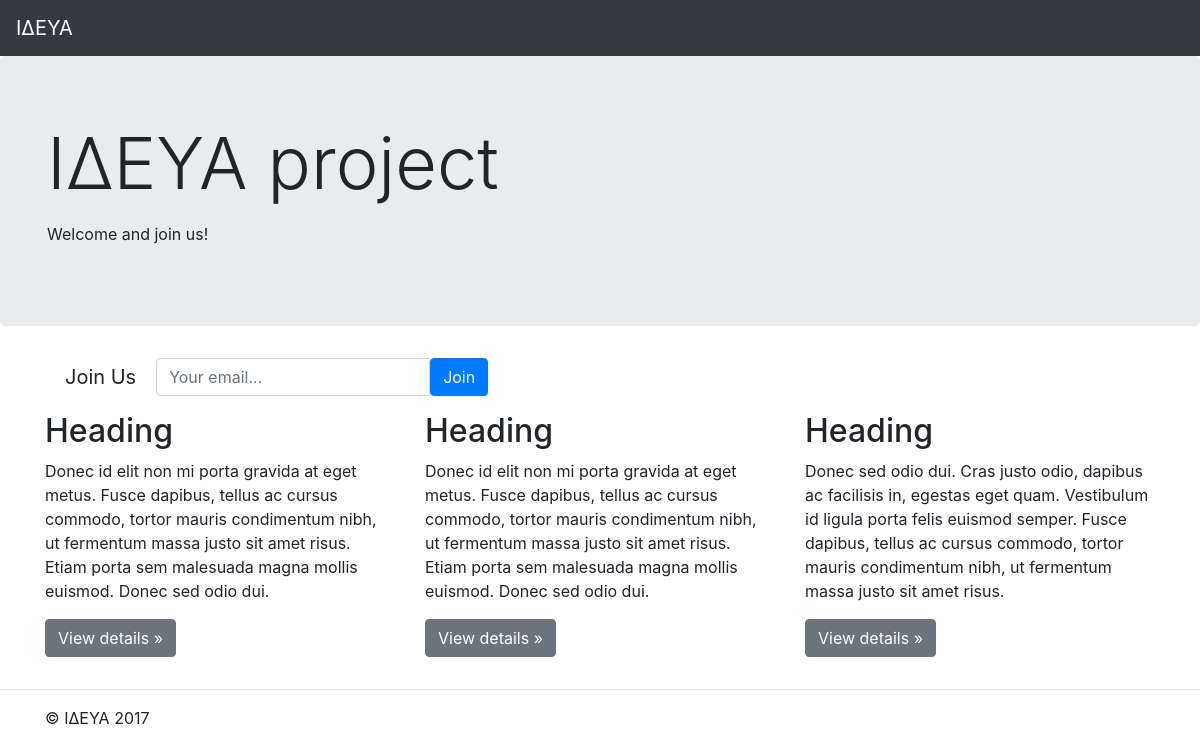
The app's page /, older data.
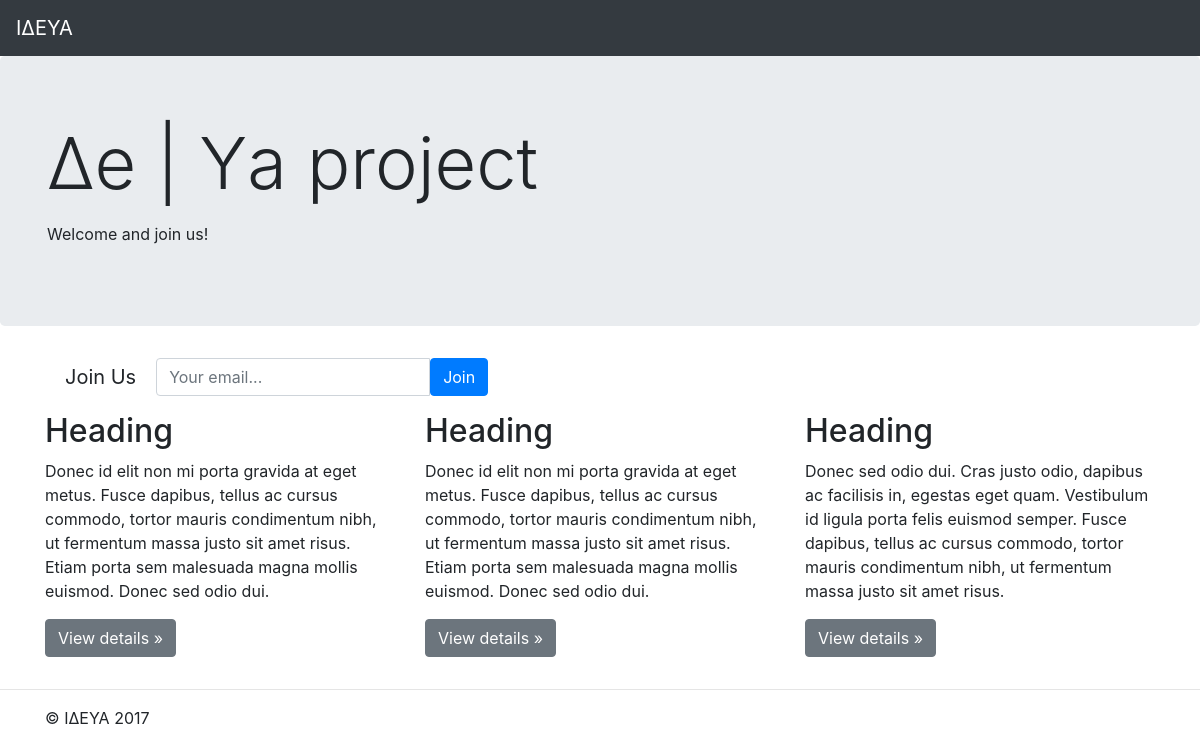
The same page, newer data.
### pages/models.py (models this page shows, shortened)
class Page(models.Model):
    title               = models.CharField(max_length=220)
    title_description   = models.TextField(null=True, blank=True)
    title_btn           = models.CharField(max_length=50, default='Join')
    title_btn_url       = models.CharField(max_length=50, blank=True, null=True)
    content             = models.TextField(blank=True, null=True)

### pages/views.py (the view, shortened to what this page needs)
# urls.py: url(r'^$', HomeView.as_view(), name='home'),
class HomeView(SuccessMessageMixin, CreateView):
    template_name   = 'pages/home.html'
    form_class      = JoinForm
    success_url     = '/'
    def get_context_data(self, *args, **kwargs):
        context = super().get_context_data(*args, **kwargs)
        print(context)
        context['page_obj'] = Page.objects.all().first()#order_by('?').first()
        return context

### newsletter/forms.py (shortened to what this page needs)
class JoinForm(forms.ModelForm):
    email = forms.EmailField(label='', widget=forms.EmailInput(attrs={'placeholder':'Your Email', 'class':'form-control'})) #overrides fields =['email']
    class Meta:
        model = Join
        fields = [
        'email'
        ]

### pages/templates/pages/home.html (shortened to what this page needs)
{% extends "base.html" %}
{% block content %}
<body>
        <nav class="navbar navbar-expand-md navbar-dark fixed-top bg-dark">
          <a class="navbar-brand" href="#">ΙΔΕΥΑ</a>
        </nav>
        <main role="main">
          <div class="jumbotron">
            <div class="container">
              <h1 class="display-3">{{page_obj.title}}</h1>
              <p>{{page_obj.title_description | linebreaks}}</p>
            </div>
          </div>
          <div class="container">
                    <p>
                    {% include "pages/snippet/join-form.html" with form=form %}
                    </p>
                </div>
            <div class="container">
              {{ page_obj.content|safe }}
            </div>
            <hr>
        </main>
        <footer class="container">
          <p>&copy; IΔΕΥΑ 2017</p>
        </footer>
{% endblock content %}

Row changes from the older to the newer data that the page shows:
changed Page "Welcome and join us!": title "ΙΔΕΥΑ project" → "Δe | Υa project"
